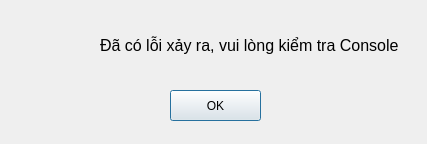
<?xml version="1.0" encoding="UTF-8"?>
<ui version="4.0">
 <class>error_notice</class>
 <widget class="QDialog" name="error_notice">
  <property name="geometry">
   <rect>
    <x>0</x>
    <y>0</y>
    <width>427</width>
    <height>144</height>
   </rect>
  </property>
  <property name="minimumSize">
   <size>
    <width>427</width>
    <height>144</height>
   </size>
  </property>
  <property name="maximumSize">
   <size>
    <width>427</width>
    <height>144</height>
   </size>
  </property>
  <property name="windowTitle">
   <string>Lỗi</string>
  </property>
  <property name="windowIcon">
   <iconset resource="../resource.qrc">
    <normaloff>:/notice/error</normaloff>:/notice/error</iconset>
  </property>
  <widget class="QLabel" name="image">
   <property name="geometry">
    <rect>
     <x>20</x>
     <y>20</y>
     <width>51</width>
     <height>51</height>
    </rect>
   </property>
   <property name="text">
    <string>&lt;html&gt;&lt;head/&gt;&lt;body&gt;&lt;p&gt;&lt;img src=&quot;:/notice/error&quot;/&gt;&lt;/p&gt;&lt;/body&gt;&lt;/html&gt;</string>
   </property>
  </widget>
  <widget class="QPushButton" name="okbutton">
   <property name="geometry">
    <rect>
     <x>170</x>
     <y>90</y>
     <width>91</width>
     <height>31</height>
    </rect>
   </property>
   <property name="text">
    <string>OK</string>
   </property>
  </widget>
  <widget class="QLabel" name="label">
   <property name="geometry">
    <rect>
     <x>100</x>
     <y>30</y>
     <width>301</width>
     <height>31</height>
    </rect>
   </property>
   <property name="text">
    <string>&lt;html&gt;&lt;head/&gt;&lt;body&gt;&lt;p&gt;&lt;span style=&quot; font-size:12pt;&quot;&gt;Đã có lỗi xảy ra, vui lòng kiểm tra Console&lt;/span&gt;&lt;/p&gt;&lt;/body&gt;&lt;/html&gt;</string>
   </property>
  </widget>
 </widget>
 <resources>
  <include location="../resource.qrc"/>
 </resources>
 <connections/>
</ui>
